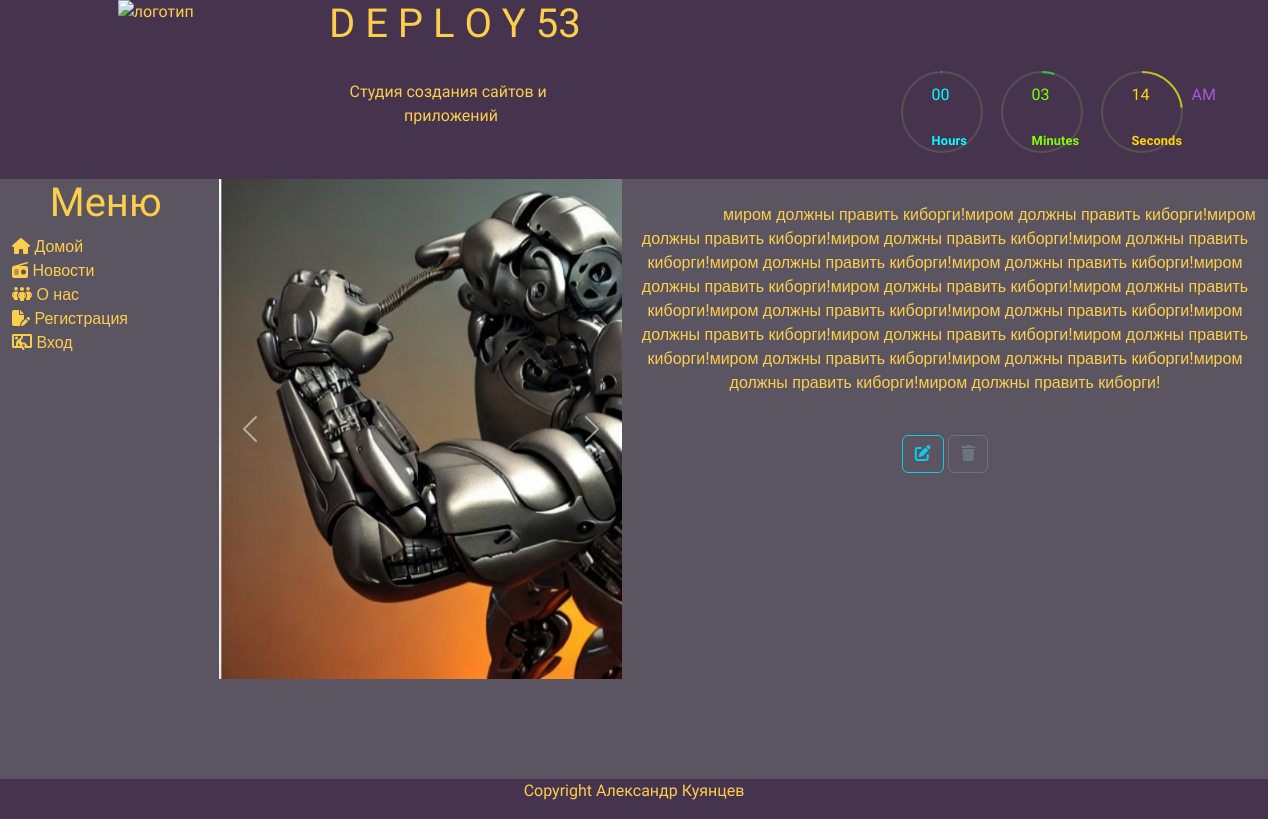
Before: /news/show/15 with the older database file.
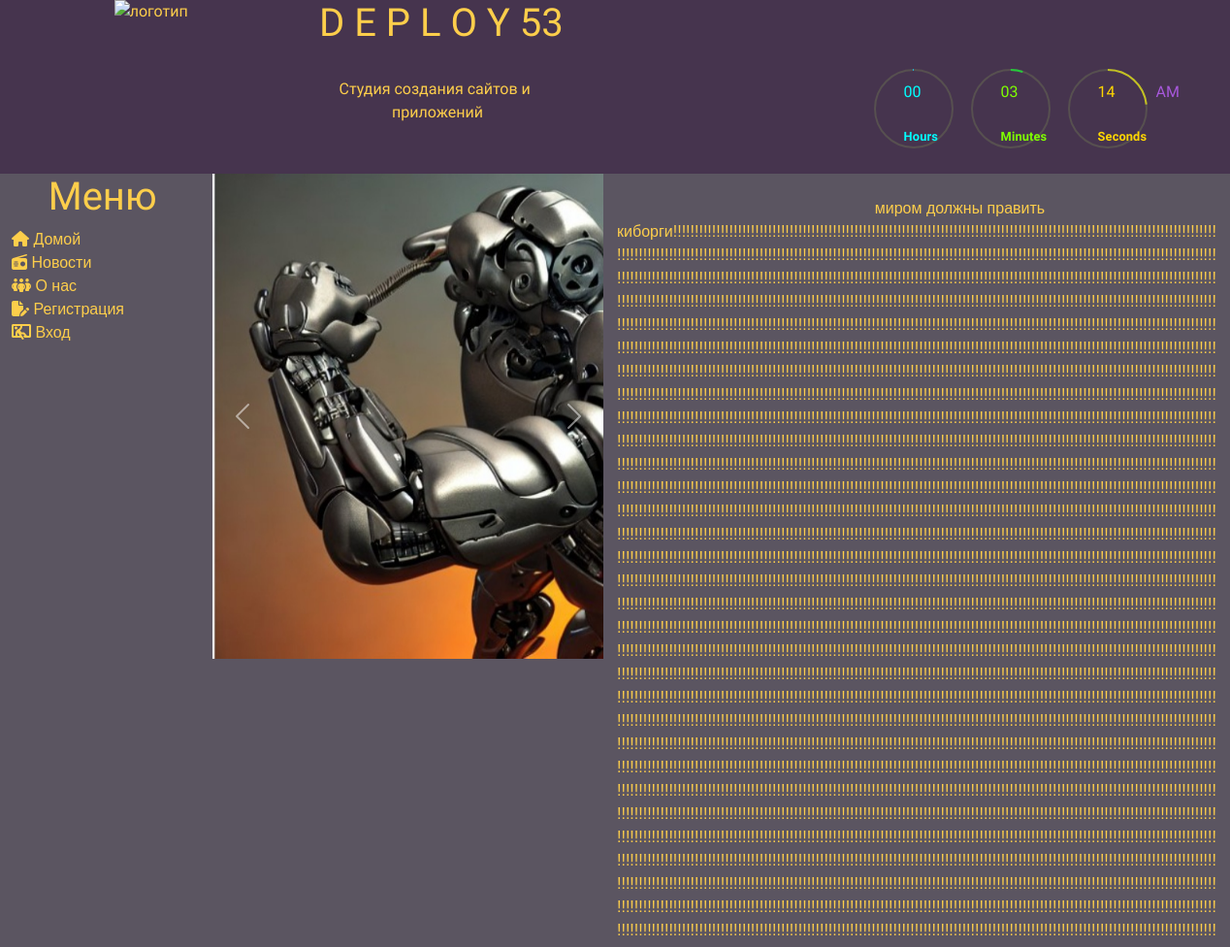
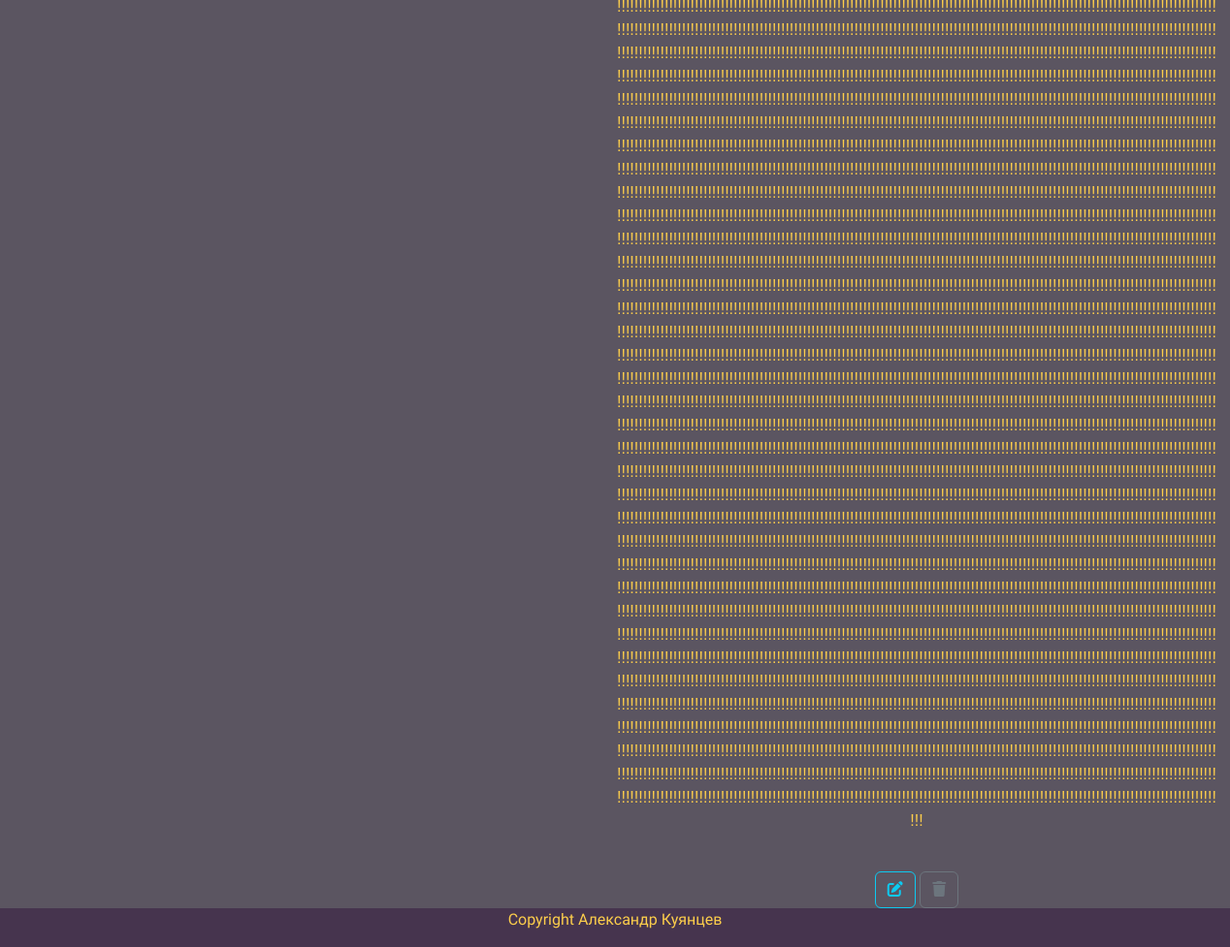
After: the same page with the newer database file (2 pictures, top to bottom).
### news/models.py (models this page shows, shortened)
class Image(models.Model):
    article = models.ForeignKey(Article, on_delete=models.CASCADE)
    title = models.CharField(max_length=50, blank=True)
    image = models.ImageField(upload_to='article_images/')

class Article(models.Model):
    categories = (('E','Economics'),
                  ('S','Science'),
                  ('IT','IT'))
    author = models.ForeignKey(User, on_delete=models.SET_NULL, null=True)
    account = models.ForeignKey(Account, on_delete=models.SET_NULL, null=True)
    title = models.CharField('Название',max_length=50,default='')
    anouncement = models.TextField('Аннотация',max_length=250)
    text = models.TextField('Текст новости')
    date = models.DateTimeField('Дата публикации',auto_now=True)
    category = models.CharField(choices=categories, max_length=20,verbose_name='Категории')
    tags = models.ManyToManyField(to=Tag, blank=True)
    objects = models.Manager()
    published = PublishedToday()
    class Meta:
        ordering = ['title','date']
        verbose_name= 'Новость'
        verbose_name_plural='Новости'

### news/views.py (the view)
# urls.py: path('show/<int:pk>', views.ArticleDetailView.as_view(), name='news_detail'),
class ArticleDetailView(DetailView):
    model = Article
    template_name = 'news/details.html'
    context_object_name = 'article'
    def get_context_data(self, **kwargs):
        context = super().get_context_data(**kwargs)
        current_object = self.object
        images = Image.objects.filter(article=current_object)
        context['images'] = images
        return context

### news/templates/news/details.html (shortened to what this page needs)
{% extends 'main/homebase.html' %}
{% load static %}
{% load bootstrap5 %}
{% block main %}
    <main style="position: relative;">
        <div class="row" style="background: #9D8D8E; min-height: 75vh; background-color: #5B5561;">
            <div class="col-md-2 side_menu" style="list-style: none; z-index: 1">
                <h1 class="text-center" style="font-family: Rubik Marker Hatch, cursive, Arial, Helvetica Neue, Helvetica, sans-serif;">Меню</h1>
                {% block sidebar %}
                    {% block home %}<li><i class="fa-solid fa-house"></i><a href="{% url 'home' %}" style="text-decoration: none; color: #FDCE4B;">&nbspДомой</a></li>{% endblock %}
                    {% block news %}<li><i class="fa-solid fa-radio"></i><a href="{% url 'news_index' %}" style="text-decoration: none; color: #FDCE4B;">&nbspНовости</a></li>{% endblock %}
                    {% block about %}<li><i class="fa-solid fa-people-group"></i><a href="{% url 'of' %}" style="text-decoration: none; color: #FDCE4B;">&nbspО нас</a></li>{% endblock %}
                    {% block user %}
                        {% include 'users/user-actions.html' %}
                    {% endblock %}
                {% endblock %}
            </div>
            <div class="col-md-4" style="z-index: 0;"></div>
            <div class="row" style="position: fixed;">
                <div class="col-md-2"></div>
                <div class="col-md-4" style="z-index: 1; padding-right: 0;">
                    {% block slider %}
                        {% if article.image_set.all %}
                            <div id="carouselExampleCaptions" class="carousel slide" data-bs-interval="false">
                                <div class="carousel-inner">
                                    {% for image in article.image_set.all %}
                                        <div class="carousel-item {% if forloop.counter == 1 %} active {% endif %}">
                                            <img src="{{ image.image.url }}" width="500px" height="500px" alt="фото">
                                            <div class="carousel-caption d-none d-md-block"></div>
                                        </div>
                                    {% endfor %}
                                </div>
                                <button class="carousel-control-prev" type="button" data-bs-target="#carouselExampleCaptions" data-bs-slide="prev">
                                    <span class="carousel-control-prev-icon" aria-hidden="true"></span>
                                </button>
                                <button class="carousel-control-next" type="button" data-bs-target="#carouselExampleCaptions" data-bs-slide="next">
                                    <span class="carousel-control-next-icon" aria-hidden="true"></span>
                                </button>
                            </div>
                        {% endif%}
                    {% endblock %}
                </div>
                <div class="col-md-6" style="z-index: 0;  padding-left: 0;"></div>
            </div>
            <div class="col-md-6" style="z-index: 1; padding-left: 0;">
                <p class="text-center" style="word-wrap: break-word; text-align: justify; white-space: pre-wrap;">
                    {{ article.text }}
                </p>
                <div class="text-center">
                    <a class="btn btn-outline-info" href="{% url 'news_update' article.pk %}"><i class="fa-solid fa-pen-to-square"></i></a>
                    <a class="btn btn-outline-secondary" href="{% url 'news_delete' article.pk %}"><i class="fa-solid fa-trash"></i></a>
                </div>
            </div>
        </div>
    </main>
{% endblock %}
{% block foot %}
    <footer class="row" style="position: relative; z-index: 2;">
        <p class="col text-center">Copyright Александр Куянцев</p>
    </footer>
{% endblock %}

### main/templates/main/homebase.html (shortened to what this page needs)
<!DOCTYPE html>
{% load static %}
{% load bootstrap5 %}
{% bootstrap_css %}
<html lang="en">
    <head>
        <link rel="stylesheet" type="text/css" href="{% static 'main/css/style.css' %}">
    </head>
    <body>
        <div class="container-fluid">
            {% block header %}
                {% include 'main/header.html' %}
            {% endblock %}
            {% block main %}{% endblock %}
            {% block foot %}{% include 'main/footer.html' %} {% endblock %}
        </div>
    </body>
</html>

### main/templates/main/header.html
{% load static %}
    <header class="row">
        <div class="col-md-1"></div>
        <img class="col-md-1 app__logo" src="{% static 'main/img/logo.svg' %}" width="100" height="100" alt="логотип" style="transition: all 1.5s;" onmouseover="this.style.transform='scale(1.5) rotate(1440deg)';" onmouseout="this.style.transform='none';">
        <div class="col-md-1"></div>
        <div class="col-md-3">
            <h1>D E P L O Y 53</h1>
            <br>
            <div style="margin-left: 7%;"><p style="margin: 0; padding: 0;">Студия создания сайтов и</p><span style="margin-left: 20%;">приложений</span></div>
        </div>
        {% block clock %}
            {% include 'main/clock.html' %}
        {% endblock %}
    </header>

### main/templates/main/clock.html (shortened to what this page needs)
{% load static %}
    <div id="time">
        <div class="circle" style="--clr:#1bb5e4;">
            <svg>
                <circle cx="40" cy="40" r="40"></circle>
                <circle cx="40" cy="40" r="40" id="hh"></circle>
            </svg>
            <div id="hours">00</div>
        </div>
        <div class="circle" style="--clr:#25c93b;">
            <svg>
                <circle cx="40" cy="40" r="40"></circle>
                <circle cx="40" cy="40" r="40" id="mm"></circle>
            </svg>
            <div id="minutes">00</div>
        </div>
        <div class="circle" style="--clr:#c4c123;">
            <svg>
                <circle cx="40" cy="40" r="40"></circle>
                <circle cx="40" cy="40" r="40" id="ss"></circle>
            </svg>
            <div id="seconds">00</div>
        </div>
        <div class="ap">
            <div id="ampm">AM</div>
        </div>
    </div>

### users/templates/users/user-actions.html (shortened to what this page needs)
{% load static %}
    <li>
        {% if request.user.id %}
            <div>
                <button class="btn btn-primary dropdown-toggle col-12" type="button" id="dropdownMenuButton1" data-bs-toggle="dropdown" aria-expanded="false" style="background:#212529;">
                    <img src="{{ request.user.account.account_image.url }}" alt="user" width="55" height="55">
                    <div class="d-none d-lg-block "> {{ request.user.account.nickname }} </div>
                </button>
                <ul class="dropdown-menu " aria-labelledby="dropdownMenuButton1" style="background:#5B5561; border-color: #FDCE4B;">
                    <li><a class="dropdown-item" href="{% url 'create_article' %}" style="color: #FDCE4B;"><i class="fa-solid fa-square-plus"></i> Создать статью</a></li>
                    <li><a class="dropdown-item" href="{% url 'user_index' %}" style="color: #FDCE4B;"><i class="fa-solid fa-address-card"></i> Мой профиль</a></li>
                    <li><a class="dropdown-item" href="{% url 'logout' %}" style="color: #FDCE4B;"><i class="fa-solid fa-door-open"></i> Выход</a></li>
                </ul>
            </div>
            {% else %}
            <ul class="nav nav-pills flex-column mb-auto">
                <li>
                    <a href="{% url 'registration' %}"  style="text-decoration: none; color: #FDCE4B;"><i class="fa-solid fa-file-pen"></i>&nbspРегистрация</a>
                </li>
                <li>
                    <a href="{% url 'login' %}"  style="text-decoration: none; color: #FDCE4B;"><i class="fa-solid fa-person-through-window"></i>&nbspВход</a>
                </li>
            </ul>
        {% endif %}
        <br >
    </li>

### main/static/main/css/style.css (style rules this page uses)
header { font-family: "Rubik Glitch", cursive, "Arial", "Helvetica Neue", "Helvetica", sans-serif; color: #FDCE4B; background-color: #46344E; }
main { font-family: "Bellota:ital", cursive, "Arial", "Helvetica Neue", "Helvetica", sans-serif; color: #FDCE4B; background-color: #9D8D8E; }
.side_menu { background-color: #5B5561; }
.side_menu ul { list-style: none; }
footer { font-family: "Rubik Iso", cursive, "Arial", "Helvetica Neue", "Helvetica", sans-serif; color: #FDCE4B; background-color: #46344E; }

### main/templates/main/clock.html (style rules this page uses)
#time { box-sizing: border-box; display: flex; justify-content: flex-end; position: relative; }
#time .circle { margin: -100px -100px 0 0px; padding: 0 0 0 0; }
#time .ap { margin: -50px 140px 0 -40px; padding: 0 0 0 0; }
#time svg { margin: -100px -100px 0px 0px; padding: 0 0 0 0; }
#time div { margin: 5px -100px 0px 106px; padding: 0 0 0 0; }
#time .circle svg { transform: rotate(270deg); }
#hours { color: aqua; }
#minutes { color: chartreuse; }
#seconds { color: gold; }
#ampm { color: rgb(167, 88, 219); }

Changed rows visible on the page:
changed Article: text "миром должны править киборги!миром должны править киборги!миром должны править киборги!миром должны править киборги!миром должны править киборги!миром должны править киборги!миром должны править киборги!миром должны править киборги!миром должны править киборги!миром должны править киборги!миром должны править киборги!миром должны править киборги!миром должны править киборги!миром должны править киборги!миром должны править киборги!миром должны править киборги!миром должны править киборги!миром должны править киборги!миром должны править киборги!" → "миром должны править…"
